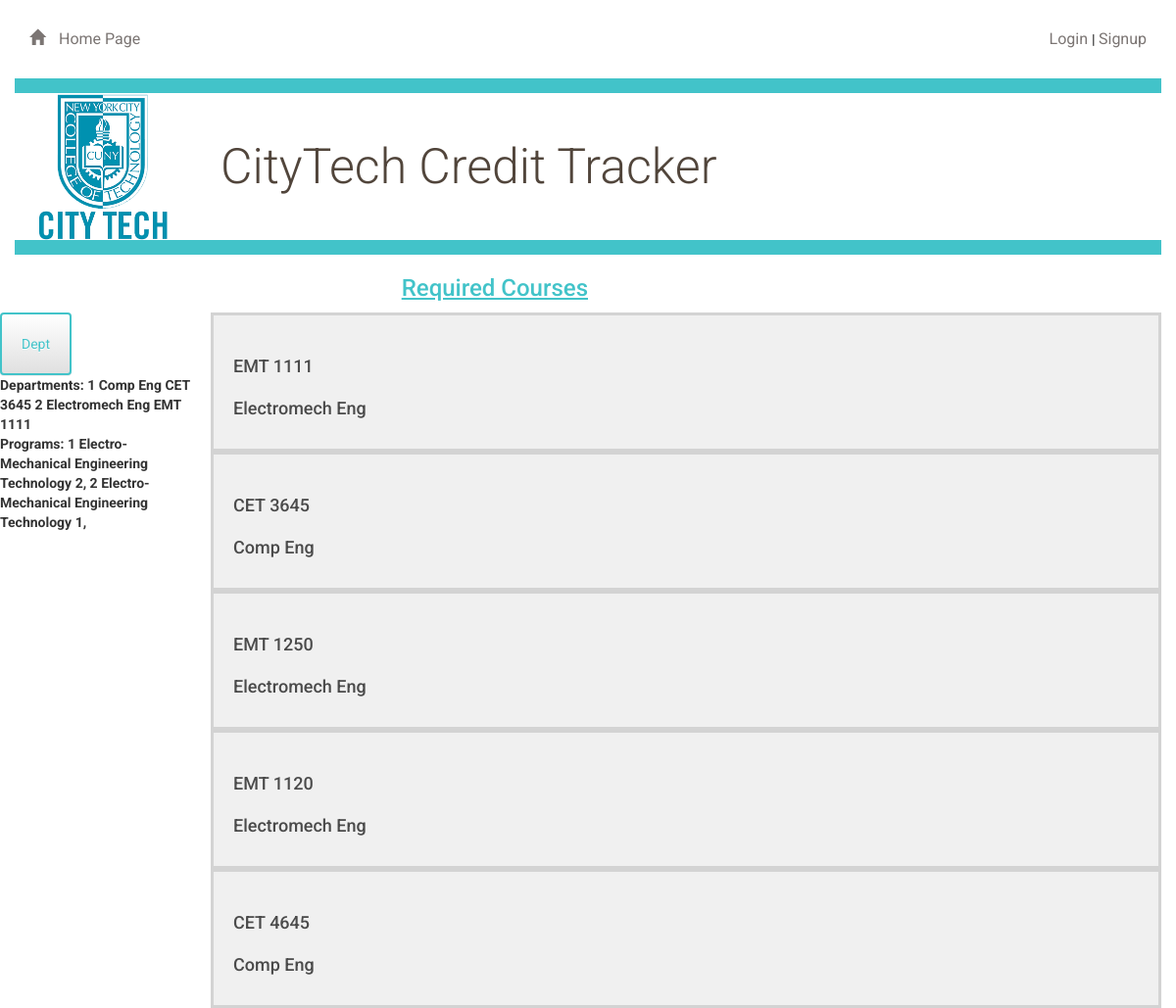
/dashboard/, run on the app's committed database.
### app/models.py (models this page shows, shortened)
class Departments(UserMixin, db.Model):
    id = db.Column(db.Integer, primary_key=True)
    code = db.Column(db.String(8), nullable=False)
    name = db.Column(db.String(50), nullable=False)
    progs = db.relationship('Programs', backref='dept')
    course_depts = db.relationship('Courses', backref='dept')

class Courses(db.Model):
    id = db.Column(db.Integer, primary_key=True)
    parent_id = db.Column(db.Integer, db.ForeignKey('courses.id'))
    name = db.Column(db.String(50), nullable=False)
    code = db.Column(db.String(8), nullable=False)
    credits = db.Column(db.Integer, nullable=False)
    dept_id = db.Column(db.Integer, db.ForeignKey('departments.id'))
    progs_id = db.Column(db.Integer, db.ForeignKey('programs.id'))
    prereqs = db.relationship(
        'Courses', secondary=prereq,
        primaryjoin=(prereq.c.course_id == id),
        secondaryjoin=(prereq.c.prereq_id == id),
        backref=db.backref('prereq', lazy='dynamic'), lazy='dynamic')
    coreqs = db.relationship(
        'Courses', secondary=coreq,
        primaryjoin=(coreq.c.course_id == id),
        secondaryjoin=(coreq.c.coreq_id == id),
        backref=db.backref('coreq', lazy='dynamic'), lazy='dynamic')
    children = db.relationship("Courses",
                backref=db.backref('parent', remote_side=[id])
            )

class Programs(db.Model):
    id = db.Column(db.Integer, primary_key=True)
    code = db.Column(db.String(8), nullable=False)
    name = db.Column(db.String(50), nullable=False)
    degree = db.Column(db.String(50), nullable=False)
    dept_id = db.Column(db.Integer, db.ForeignKey('departments.id'))
    courses = db.relationship('Courses', backref='programs', lazy='dynamic')

### app/routes.py (the view)
@app.route('/')
@app.route('/dashboard/')
def creditDashboard():
    depts = Departments.query.all()
    progs = Courses.query.all()
    pros = Programs.query.all()
    return render_template('dashboard.html', depts = depts, courses = progs, pros = pros)

### app/templates/dashboard.html (shortened to what this page needs)
{% extends "base.html" %}
{% block content %}
{% include "header.html" %}
		<section> <h2>Required Courses</h2></section>
	</div>
<div>
		<div class="col-md-2 padding-none">
				<a href="{{ url_for('deptDashboard') }}">
					<button class="btn btn-default">
						  Dept
					</button>
				</a>
				<div>
				Departments:
				{% for dept in depts %}
					{{dept.id}}
					{{dept.name}}
					{{dept.course_depts[0].name}}
				 {%endfor%}
				 <div>
					 Programs:
					 {% for pro in pros %}
						{{pro.id}}
						{{pro.name}}
						{{pro.dept_id}},
					 {%endfor%}
					</div>
				</div>
			</div>
		<div class="col-md-10 ">
		{% for course in courses %}
			<a href = " {{ url_for('courseDashboard') }}">
					<div class="col-md-2"></div>
					<div class="movies-list">
							<h3>{{course.name}}</h3>
							<h3>{{course.dept.name}}</h3>
						</div>
			</a>
		{% endfor %}
		</div>
	</div>
{% endblock %}

### app/templates/base.html (shortened to what this page needs)
<!DOCTYPE html>
<html lang="en">
	<head>
		<link rel="stylesheet" href="http://maxcdn.bootstrapcdn.com/bootstrap/3.3.5/css/bootstrap.min.css">
		<link rel="stylesheet" href="https://maxcdn.bootstrapcdn.com/bootstrap/3.3.5/css/bootstrap-theme.min.css">
	  <link rel="stylesheet" href="https://cdnjs.cloudflare.com/ajax/libs/bootstrap-multiselect/0.9.13/css/bootstrap-multiselect.css">
		<link rel=stylesheet type=text/css href="{{ url_for('static', filename='styles.css') }}">
	</head>
	<body>
		<div class="container">
			{% block content %}
			{% endblock %}
	</body>
</html>

### app/templates/header.html (shortened to what this page needs)
<div class="row top-menu">
	<div class="col-md-6">
		<a href="{{url_for('creditDashboard')}}">
			<span class="glyphicon glyphicon-home" aria-hidden="true"></span> Home Page
		</a>
	</div>
	<div class="col-md-6">
		<div class="login">
			{% if current_user.is_anonymous %}
			<a href="{{url_for('login')}}" >
			   Login
			</a>
			|
			<a href="{{url_for('userSignup')}}" >
			   Signup
			</a>
			{% endif %}
		</div>
	</div>
</div>
<div>
	<div class="row divider blue">
		<div class="col-md-12"></div>
	</div>
	<div class="row banner main">
		<div class="col-md-2"><img src="/static/citytech_logo.png" alt="CityTech Logo" height='150px'></div>
		<div class="col-md-10">
			<h1>CityTech Credit Tracker</h1>
		</div>
	</div>
	<div class="row divider blue">
		<div class="col-md-12"></div>
	</div>
</div>

### app/static/styles.css (style rules this page uses)
* { font-family: "Helvetica Neue Bold", Roboto, Helvetica, Arial, sans-serif; font-weight: 700; }
h1 { font-family: "Helvetica Neue Light", Roboto, Helvetica, Arial, sans-serif; font-size: 50px; color: #51453B; line-height: 60px; font-weight: 300; }
h2 { font-size: 24px; color: #42C3C9; line-height: 29px; text-decoration: underline; }
h3 { font-size: 18px; color: #4A4A4A; line-height: 23px; }
a { font-size: 14px; color: #0093B9; line-height: 17px; }
section { float: right; margin: 0 1.5%; margin-right: 50%; }
.padding-none { padding: 0; }
.btn { padding: 20px; margin: 0; border-color: #42C3C9; border-width: 2px; color: #42C3C9;; }
.glyphicon { margin-right: 10px; }
.top-menu { padding-top: 30px; padding-bottom: 30px; }
.top-menu a { margin-bottom: 0; line-height: 16px; font-size: 16px; color: #7B7573; font-weight: 400; }
.divider { height: 15px; }
.divider.blue { background-color: #42C3C9; }
.banner.main { height: 150px; background-position: right; background-repeat: no-repeat; background-size: cover; }
.banner h1 { margin: 45px 0; }
.login { position: relative; float: right; margin-right: 0; }
.movies-list { background-color: #F0F0F0; padding: 20px; border-style: solid; border-color: #D3D3D3; }

### data on the page
Departments: id "1", name "Comp Eng", name "CET 3645"
Departments: id "2", name "Electromech Eng", name "EMT 1111"
Programs: id "1", name "Electro-Mechanical Engineering Technology", dept_id "2"
Programs: id "2", name "Electro-Mechanical Engineering Technology", dept_id "1"
Courses: name "EMT 1111", dept.name "Electromech Eng"
Courses: name "CET 3645", dept.name "Comp Eng"
Courses: name "EMT 1250", dept.name "Electromech Eng"
Courses: name "EMT 1120", dept.name "Electromech Eng"
Courses: name "CET 4645", dept.name "Comp Eng"
